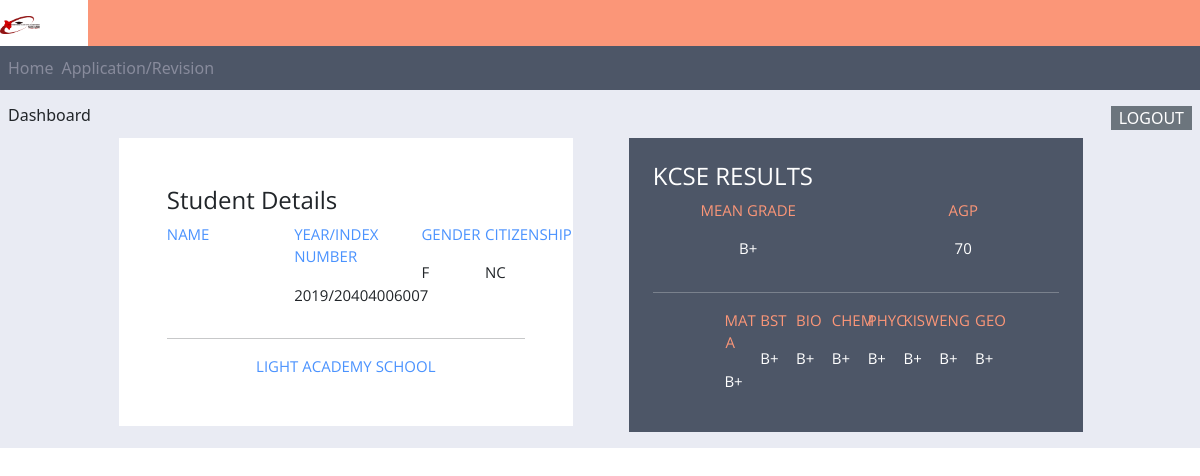
Page /dashboard/ (signed in) on the committed database.
### applicant/models.py (models this page shows, shortened)
class Grade(models.Model):
    Id = models.BigAutoField(primary_key=True)
    Grade_Name = models.CharField(max_length=200)
    Grade_Value = models.PositiveIntegerField()

class Subject(models.Model):
    Id = models.BigAutoField(primary_key=True)
    Cluster_Subject_Name = models.CharField(max_length=200)

### applicant/views.py (the view)
# urls.py: path('dashboard/', views.dashboard, name='dashboard'),
def dashboard(request):
    applicant_data = request.session.get('applicant_data', {})
    subjects_data = SubjectResults.objects.filter(Applicant_Id=applicant_data['applicant_id'])
    average_results = MainResults.objects.get(Applicant_Id=applicant_data['applicant_id'])
    average_results = {
        'average_grade':average_results.Grade_Id.Grade_Name,
        'average_mark':average_results.Average,
        }
    for index, subject in enumerate(subjects_data, start=1):
        subjects_name_dict = {}
        subjects_results_dict = {}
        subjects_name_dict[f'Subject{index}'] = subject.Subject_Id.Cluster_Subject_Name
        subjects_results_dict[f'Result{index}'] = subject.Grade_Id.Grade_Name
        applicant_data.update(subjects_name_dict)
        applicant_data.update(subjects_results_dict)
        applicant_data.update(average_results)
    return render(request, 'dashboard.html', applicant_data)

### PlacementProject/templates/dashboard.html (shortened to what this page needs)
{% extends 'base.html' %}
{% load static %}
{% block content %}
<div class="px-2 py-3">
    <h6 class="float-start">Dashboard</h6>
    <a class="px-2  float-end bg-secondary text-white text-decoration-none" type="button" href="{% url 'logout' %}">  LOGOUT</a>
</div>
   <div class="row text-styles">
       <div class="col-md-6 col-xs-12">
            <div class="bg-white p-5 m-3" style="font-size: 15px;" >
                <h4 class="box-title">Student Details</h4>
                <div class="row">
                    <div class="col-md-4 ">
                        <p class="text-primary" style="--bs-text-opacity: 0.75;">NAME</p>
                    </div>
                    <div class="col-md-4">
                        <p class="text-primary" style="--bs-text-opacity: 0.75;">YEAR/INDEX NUMBER</p>
                        <p>{{year}}/{{index}}</p>
                    </div>
                    <div class="col-md-2">
                        <p class="text-primary" style="--bs-text-opacity: 0.75;">GENDER</p>
                        <p>{{gender}}</p>
                    </div>
                    <div class="col-md-2">
                        <p class="text-primary" style="--bs-text-opacity: 0.75;">CITIZENSHIP</p>
                        <p>{{citizenship}}</p>
                    </div>
                </div>
                <hr>
                <div class="text-primary text-center text-uppercase" style="--bs-text-opacity: 0.75;">{{highschool}}</div>
            </div>
        </div>
        <div class="col-md-6 col-xs-12">
           <div class="text-white p-4 m-3" style="font-size: 15px; background-color: #4D5667;">
               <h4 class="box-title text-white">KCSE RESULTS</h4>
                   <div class="row">
                       <div class="col-md-6 col-xs-6">
                           <p class="text-custom text-center">MEAN GRADE</p>
                           <p class="text-center">{{average_grade}}</p>
                       </div>
                       <div class="col-md-6 col-xs-6">
                           <p class="text-custom text-center">AGP</p>
                           <p class="text-center">{{average_mark}}</p>
                       </div>
                   </div>
                   <hr>
                   <div class="row">
                       <div class="col-md-2 hidden-xs hidden-sm"></div>
                           <div class="col-md-1 col-xs-2 ">
                               <p class="text-custom text-center">{{Subject1}}</p>
                               <p class="text-center">{{Result1}}</p>
                           </div>
                           <div class="col-md-1 col-xs-2 ">
                               <p class="text-custom text-center">{{Subject2}}</p>
                               <p class="text-center">{{Result2}}</p>
                           </div>
                           <div class="col-md-1 col-xs-2 ">
                               <p class="text-custom text-center">{{Subject3}}</p>
                               <p class="text-center">{{Result3}}</p>
                           </div>
                           <div class="col-md-1 col-xs-2 ">
                               <p class="text-custom text-center">{{Subject4}}</p>
                               <p class="text-center">{{Result4}}</p>
                           </div>
                           <div class="col-md-1 col-xs-2 ">
                               <p class="text-custom text-center">{{Subject5}}</p>
                               <p class="text-center">{{Result5}}</p>
                           </div>
                           <div class="col-md-1 col-xs-2 ">
                               <p class="text-custom text-center">{{Subject6}}</p>
                               <p class="text-center">{{Result6}}</p>
                           </div>
                           <div class="col-md-1 col-xs-2 ">
                               <p class="text-custom text-center">{{Subject7}}</p>
                               <p class="text-center">{{Result7}}</p>
                           </div>
                           <div class="col-md-1 col-xs-2 ">
                               <p class="text-custom text-center">{{Subject8}}</p>
                               <p class="text-center">{{Result8}}</p>
                           </div>
                   </div>
           </div>
       </div>
   </div>
{% endblock %}

### PlacementProject/templates/base.html (shortened to what this page needs)
<!DOCTYPE html>
<html lang="en">
<head>
    <link href="https://cdn.jsdelivr.net/npm/bootstrap@5.3.2/dist/css/bootstrap.min.css" rel="stylesheet">
    <link rel="stylesheet" href="https://cdn.jsdelivr.net/npm/bootstrap-icons@1.11.1/font/bootstrap-icons.css">
    {% load static %}
    <link rel="stylesheet" href=" {% static 'css/styles.css' %}">
  </head>
<body>
    <div class="container-fluid p-0 m-0" style="background-color: rgb(233, 235, 243);">
        <nav class="navbar navbar-expand-md bg-body-tertiary p-0 m-0" style="background-color: #FB9678 !important;">
            <a class="navbar-brand bg-white py-2 pe-5" href="{% url 'home' %}"><img src="{% static 'images/kuccpsLOGO.png' %}" alt="logo" height="18px" width="40px"></a>
          </nav>
        <div class="collapse navbar-collapse d-md-block nav-styles" id="navbarNav">
          <ul class="navbar-nav ms-auto d-flex flex-md-row fs-6 ">
            <li class="nav-item">
              <a class="nav-link active" aria-current="page" href="{% url 'home' %}">Home</a>
            </li>
            {% if request.user.is_authenticated %}
            <li class="nav-item">
              <a class="nav-link" href="{% url 'application' %}">Application/Revision</a>
            </li>
            {% endif %}
          </ul>
        </div>
        {% block content %}
        {% endblock %}
    </div>
</body>
</html>

### static/css/styles.css (style rules this page uses)
.nav-styles { background-color: #4D5667; color: #888B9C; }
.nav-styles .navbar-nav .nav-item { padding-left: 8px; padding-top: 2px; padding-bottom: 2px; transition: background-color 0.3s; }
.text-custom { color: #FB9678; }

### rows in the picture
Grade: Grade_Name "B+"
Subject: Cluster_Subject_Name "MAT A"
Subject: Cluster_Subject_Name "BST"
Subject: Cluster_Subject_Name "BIO"
Subject: Cluster_Subject_Name "CHEM"
Subject: Cluster_Subject_Name "PHYC"
Subject: Cluster_Subject_Name "KISW"
Subject: Cluster_Subject_Name "ENG"
Subject: Cluster_Subject_Name "GEO"

### other values in the picture
{{ year }} "2019"
{{ index }} "20404006007"
{{ gender }} "F"
{{ citizenship }} "NC"
{{ highschool }} "LIGHT ACADEMY SCHOOL"
{{ average_mark }} "70"
